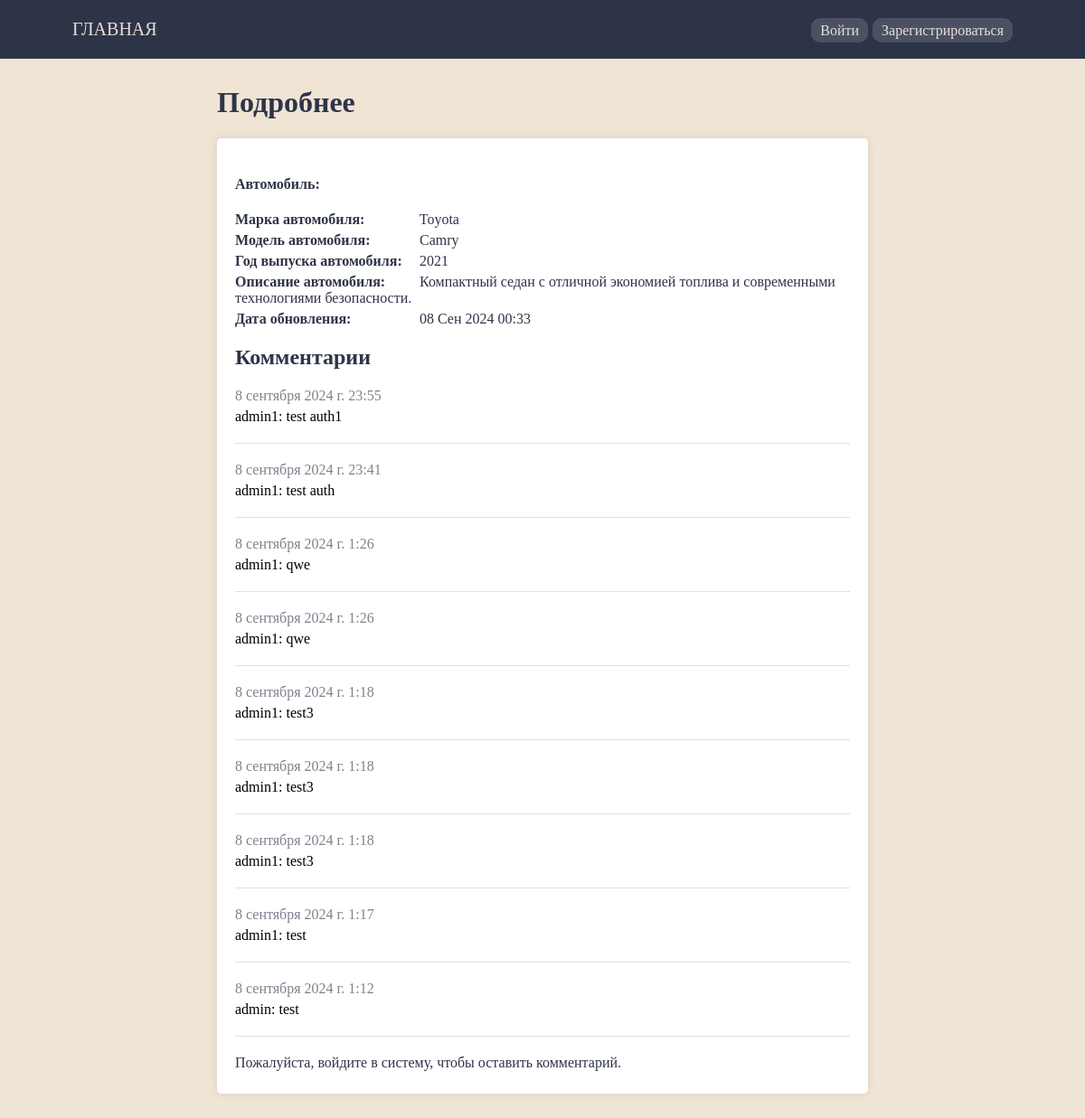
/comments/5/, run on an earlier commit of the app's database.
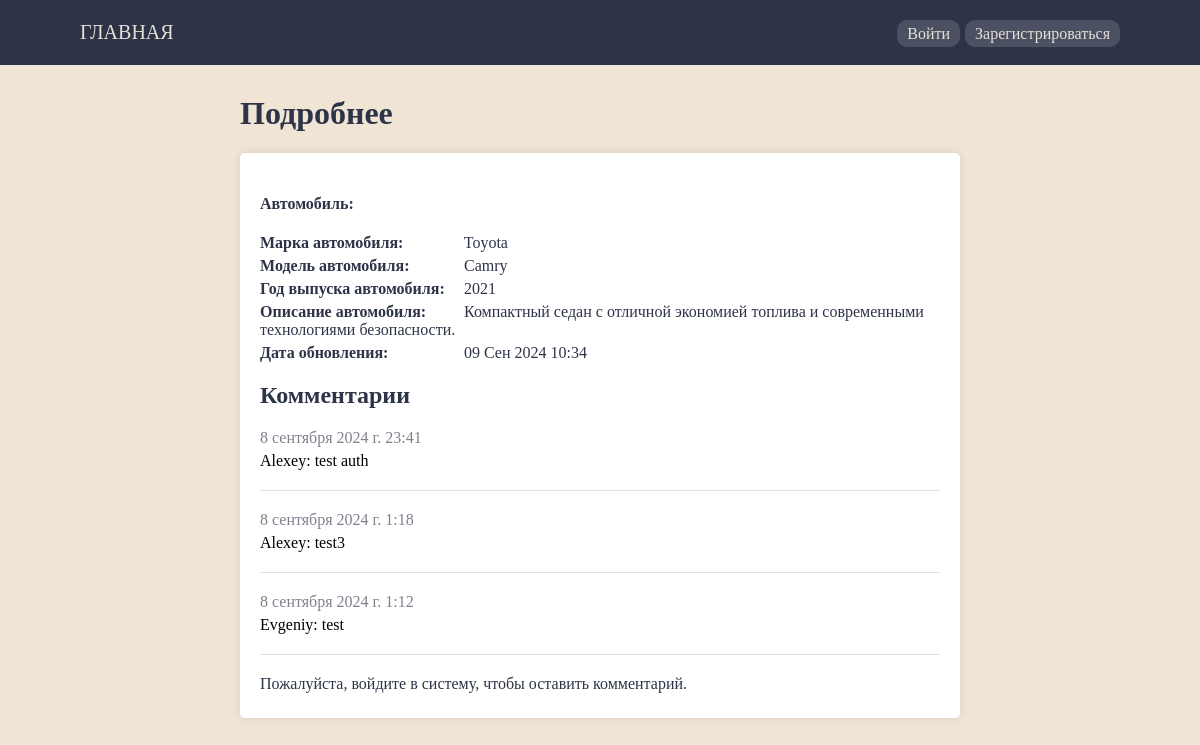
And on a later commit of the database.
### cars_app/models.py (models this page shows, shortened)
class Car(models.Model):
    make = models.CharField(verbose_name="Марка автомобиля", max_length=30, blank=False)
    model = models.CharField(verbose_name="Модель автомобиля", max_length=30, blank=False)
    year = models.CharField(verbose_name="Год выпуска", max_length=4, blank=False)
    description = models.TextField(verbose_name="Описание автомобиля", blank=True)
    created_at = models.DateTimeField(verbose_name="Создано", auto_now_add=True)
    updated_at = models.DateTimeField(verbose_name="Обновлено", auto_now=True)
    owner = models.ForeignKey(User, verbose_name="Пользователь", blank=False, on_delete=models.CASCADE)
    def __str__(self):
        return f'{self.make} {self.model} {self.year}'
    class Meta:
        verbose_name = "Автомобиль"
        verbose_name_plural = "Автомобили"
        ordering = ["-updated_at"]

class Comment(models.Model):
    content = models.TextField(verbose_name="Содержание комментария", blank=False)
    created_at = models.DateTimeField(verbose_name="Создано", auto_now_add=True)
    car = models.ForeignKey(Car, verbose_name="Автомобиль", related_name='comments', blank=False, on_delete=models.CASCADE)
    author = models.ForeignKey(User, verbose_name="Автор комментария", blank=False, on_delete=models.CASCADE)
    class Meta:
        verbose_name = "Комментарий"
        verbose_name_plural = "Комментарии"
        ordering = ["-created_at"]

### cars_app/views.py (the view, shortened to what this page needs)
# urls.py: path('comments/<int:pk>/', CarDetailView.as_view(), name='car_detail'),
class CarDetailView(View):
    template_name = 'cars_app/car_detail.html'
    def get(self, request, pk):
        car = Car.objects.get(pk=pk)
        comments = car.comments.all()
        comment_form = CommentForm()
        return render(request, self.template_name, {
            'car': car,
            'comments': comments,
            'comment_form': comment_form,
        })

### cars_app/templates/cars_app/car_detail.html (shortened to what this page needs)
{% extends 'cars_app/layout.html' %}
{% block content %}
<h1>Подробнее</h1>
<div class="card">
    <h4>Автомобиль:</h4>
    <p><label>Марка автомобиля:</label> {{ car.make }}</p>
    <p><label>Модель автомобиля:</label> {{ car.model }}</p>
    <p><label>Год выпуска автомобиля:</label> {{ car.year }}</p>
    {% if car.description %}
    <p><label>Описание автомобиля:</label> {{ car.description }}</p>
    {% endif %}
    <p><label>Дата обновления:</label> {{ car.updated_at|date:"d M Y H:i" }}</p>
    <h2>Комментарии</h2>
    <ul>
        {% for comment in comments %}
        <li class="comment">
            <p class="created_at">{{ comment.created_at }}</p> {{ comment.author }}: {{ comment.content }}
        </li>
        <hr>
        {% endfor %}
    </ul>
    {% if user.is_authenticated %}
    <form method="post">
        {% csrf_token %}
        {{ comment_form.as_p }}
        <br>
        <button class="btn btn-accept" type="submit">Добавить комментарий</button>
    </form>
    {% else %}
    <p>Пожалуйста, войдите в систему, чтобы оставить комментарий.</p>
    {% endif %}
</div>
{% endblock %}

What changed in the data, as far as the page shows it:
no longer on this page (row edited): Comment: created_at "8 сентября 2024 г. 23:55", author "admin1", content "test auth1"
removed Comment: created_at "8 сентября 2024 г. 1:26", author "admin1", content "qwe"
removed Comment: created_at "8 сентября 2024 г. 1:26", author "admin1", content "qwe"
removed Comment: created_at "8 сентября 2024 г. 1:18", author "admin1", content "test3"
removed Comment: created_at "8 сентября 2024 г. 1:18", author "admin1", content "test3"
removed Comment: created_at "8 сентября 2024 г. 1:17", author "admin1", content "test"
changed Car "Toyota": updated_at "08 Сен 2024 00:33" → "09 Сен 2024 10:34"
changed Comment "8 сентября 2024 г. 23:41": author "admin1" → "Alexey"
changed Comment "8 сентября 2024 г. 1:18": author "admin1" → "Alexey"
changed through a linked row, Comment "test": author "admin" → "Evgeniy"
